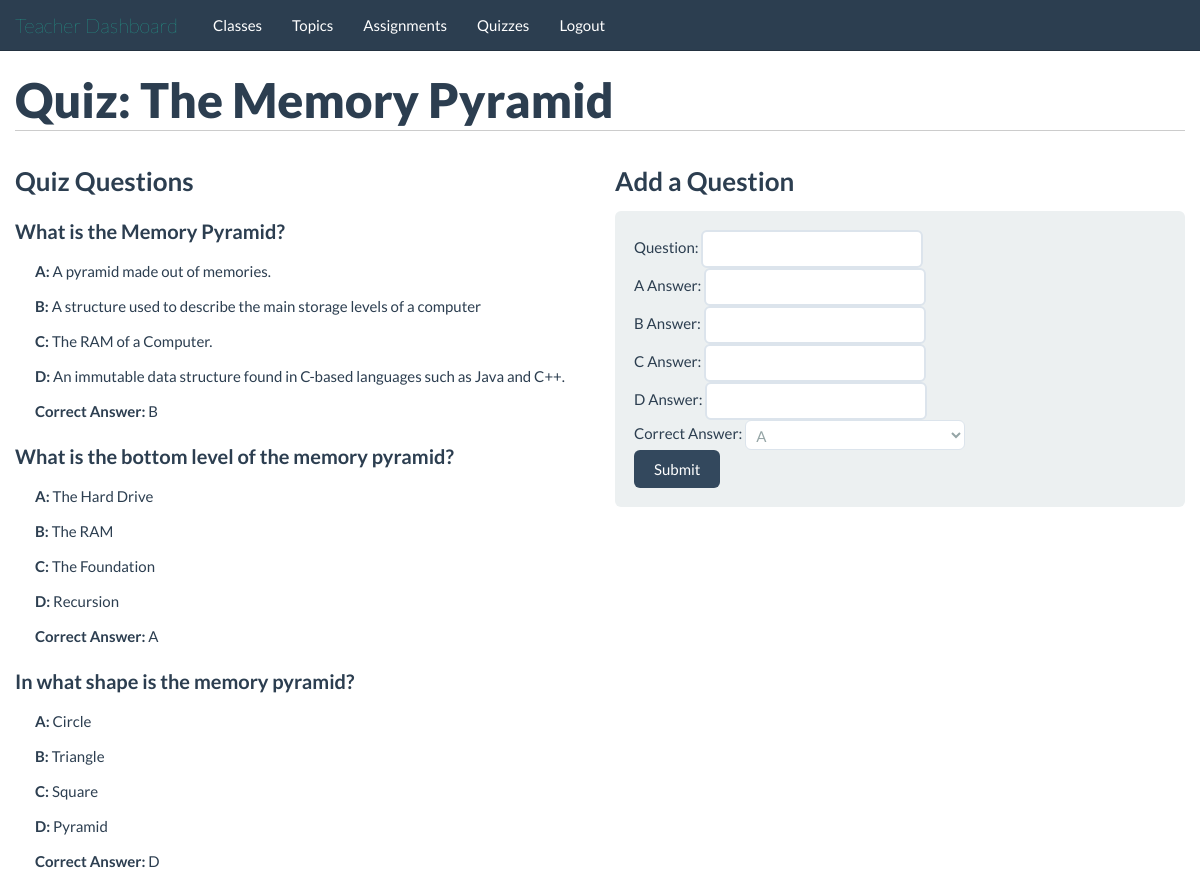
The page /teachers/quizzes/1/ (signed in) on the database its author committed.
### tables this page shows
CREATE TABLE quizzes(
id INTEGER PRIMARY KEY,
topic_id INTEGER,
number_easy INTEGER,
number_medium INTEGER,
number_hard INTEGER,
creator_id INTEGER,
class_id INTEGER, name text,
FOREIGN KEY(topic_id) REFERENCES topics(id),
FOREIGN KEY(creator_id) REFERENCES people(id),
FOREIGN KEY(class_id) REFERENCES classes(id)
);

CREATE TABLE questions(
id INTEGER PRIMARY KEY,
correct_answer INTEGER,
topic_id INTEGER,
difficulty INTEGER,
question_text BLOB,
a_answer_text BLOB,
b_answer_text BLOB,
c_answer_text BLOB,
d_answer_text BLOB, quiz_id INTEGER,
FOREIGN KEY(topic_id) REFERENCES topics(id)
);

### application/teachers.py (the view)
@app.route('/teachers/quizzes/<quiz_id>/')
@validate_teacher
def quiz_page(quiz_id=None):
	questionData = query_db("select question_text, correct_answer, a_answer_text, b_answer_text, c_answer_text, d_answer_text from questions where quiz_id=?;", [quiz_id])
	questions = []
	for question in questionData:
		holderDict = {}
		holderDict['text'] = question[0]
		holderDict['correct'] = ["A", "B", "C", "D"][question[1]]
		holderDict['a'] = question[2]
		holderDict['b'] = question[3]
		holderDict['c'] = question[4]
		holderDict['d'] = question[5]
		questions.append(holderDict)
	quizName = query_db("SELECT name FROM quizzes WHERE id=?;", [quiz_id])
	return render_template('/teachers/quiz_page.html', quiz_id=quiz_id, questions=questions, quiz_name=str(quizName[0][0]))

### application/helper_functions.py (called while the page is built)
def get_db():
    db = getattr(g, '_database', None)
    if db is None:
        db = g._database = sqlite3.connect(DATABASE)
    return db

@app.teardown_appcontext
def close_connection(exception):
    db = getattr(g, '_database', None)
    if db is not None:
        db.close()

def query_db(query, args=(), one=False):
    cur = get_db().execute(query, args)
    rv = cur.fetchall()
    cur.close()
    return (rv[0] if rv else None) if one else rv

def validate_teacher(func):
	@wraps(func)
	def f(*args, **kwds):
		if not 'isTeacher' in session:
			return redirect("/")
		if session['isTeacher'] == 0:
			return redirect("/students/")
		return func(*args, **kwds)
	return f

### application/templates/teachers/quiz_page.html (shortened to what this page needs)
{% extends "/teachers/base_template.html" %}
	{% block body %}
		<div class="container">
			<div class="row">
				<div class="span12">
					<h1>Quiz: {{quiz_name}}</h1>
				</div>
			</div>
			<div class="row">
				<div class="span6">
					<h2>Quiz Questions</h2>
						{% for question in questions %}
							<h3>{{question.text}}</h3>
							<div class="indent">
								<p><strong>A:</strong> {{question.a}}</p>
								<p><strong>B:</strong> {{question.b}}</p>
								<p><strong>C:</strong> {{question.c}}</p>
								<p><strong>D:</strong> {{question.d}}</p>
								<p><strong>Correct Answer:</strong> {{question.correct}}</p>
							</div>
						{% endfor %}
				</div>
				<div class="span6">
					<h2>Add a Question</h2>
					<form class="form-horizontal well" method="POST" action="/teachers/questions/create/{{quiz_id}}/">
						<fieldset>
							<div><span>Question: </span><input type="text" name="question"  required/></div>
							<div><span>A Answer: </span><input type="text" name="a_answer"  required/></div>
							<div><span>B Answer: </span><input type="text" name="b_answer"  required/></div>
							<div><span>C Answer: </span><input type="text" name="c_answer"  required/></div>
							<div><span>D Answer: </span><input type="text" name="d_answer"  required/></div>
							<div><span>Correct Answer: </span>
								<select name="answer" required>
									<option value="0">A</option>
								</select>
							</div>
							<div><input type="submit" class="btn btn-primary"></div>
						</fieldset>
					</form>
				</div>
			</div>
		</div>
	{% endblock %}

### application/templates/teachers/base_template.html (shortened to what this page needs)
{% set navigation_items = [
	('/teachers/classes/', 'classes', 'Classes'),
	('/teachers/topics/', 'topics', 'Topics'),
	('/teachers/assignments/', 'assignments', 'Assignments'),
	('/teachers/quizzes/', 'quizzes', 'Quizzes'),
	('/logout/', 'logout', 'Logout'),
] -%}
{% set active_page = active_page -%}
<!doctype html>
<html>
	<head>
		<link href="/static/bootstrap.min.css" rel="stylesheet" />
		<link href="/static/bootstrap-responsive.css" rel="stylesheet" />
	</head>
	<body>
		<header>
			<nav class="navbar navbar-fixed-top">
				<div class="navbar-inner">
					<div class="container">
						<a class="brand" href="/teachers/">Teacher Dashboard</a>
						<div class="nav-collapse collapse">
							<ul class="nav" id="main-menu-left">
								{% for link_href, link_name, link_text in navigation_items %}
									<li
										{% if link_name == active_page %} class="active"{% endif%}>
										<a href="{{ link_href|e }}">{{ link_text|e }}</a>
									</li>
								{% endfor %}
							</ul>
						</div>
					</div>
				</div>
			</nav>
		</header>
		<main>
			{% block body %}{% endblock %}
		</main>
	</body>
</html>

### application/templates/teachers/base_template.html (style rules this page uses)
main { margin-top: 70px; }
h1 { border-bottom: 1px solid #ccc; padding-bottom: 10px; margin-bottom: 20px; }
h2 { font-size: 26px; }

### application/templates/teachers/quiz_page.html (style rules this page uses)
ul { list-style-type: none; margin: 0; }
h3 { font-size: 20px; }
.indent { margin-left:20px; }

### rows shown on the page
quizzes: name "The Memory Pyramid"
questions: text "What is the Memory Pyramid?", a "A pyramid made out of memories.", b "A structure used to describe the main storage levels of a computer", c "The RAM of a Computer.", d "An immutable data structure found in C-based languages such as Java and C++.", correct "B"
questions: text "What is the bottom level of the memory pyramid?", a "The Hard Drive", b "The RAM", c "The Foundation", d "Recursion", correct "A"
questions: text "In what shape is the memory pyramid?", a "Circle", b "Triangle", c "Square", d "Pyramid", correct "D"

### other values the page prints
{{ link_text|e }} "Classes" "Topics" "Assignments" "Quizzes" "Logout"
